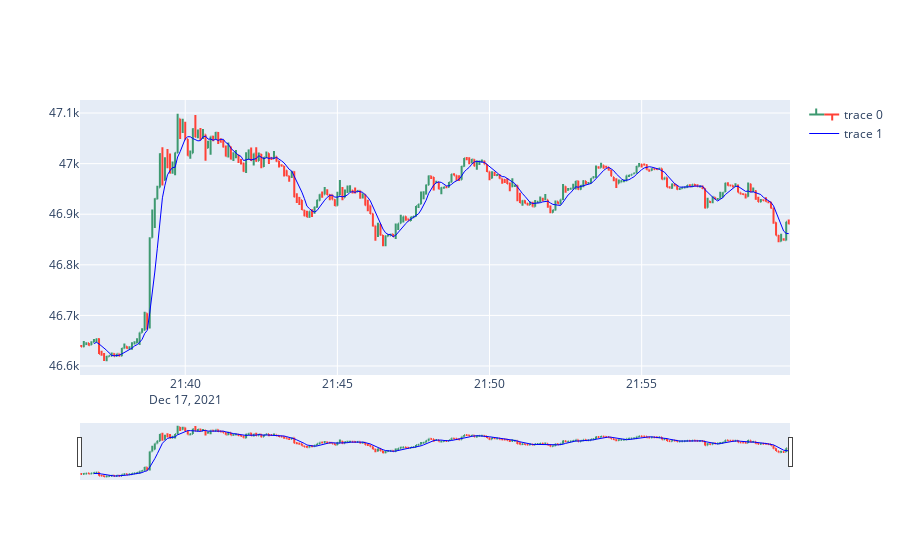

Notebook cell for this chart:
### Markdown cell above
### Plot BTC / USD price and moving average for selected period

### Code cell
fig = go.Figure(
    data=[go.Ohlc(
            x=data.index,
            open=data['o'],
            high=data['h'],
            low=data['l'],
            close=data['c']
        ),
        go.Scatter(x=data.index, y=data['ma'], line=dict(color='blue', width=1)),
    ])
fig.show()

### Figure 1 — Plotly figure (JSON) as saved in the notebook; plotly's stock layout.template omitted (floating-point values rounded to 4 significant figures; data arrays with more than 128 entries replaced by an {"elided": "..."} marker saying what was removed)
{"data": [{"close": {"elided": "280 float values"}, "high": {"elided": "280 float values"}, "low": {"elided": "280 float values"}, "open": {"elided": "280 float values"}, "type": "ohlc", "x": {"elided": "280 str values"}}, {"line": {"color": "blue", "width": 1}, "type": "scatter", "x": {"elided": "280 str values"}, "y": {"elided": "280 float values"}}], "layout": {}}
